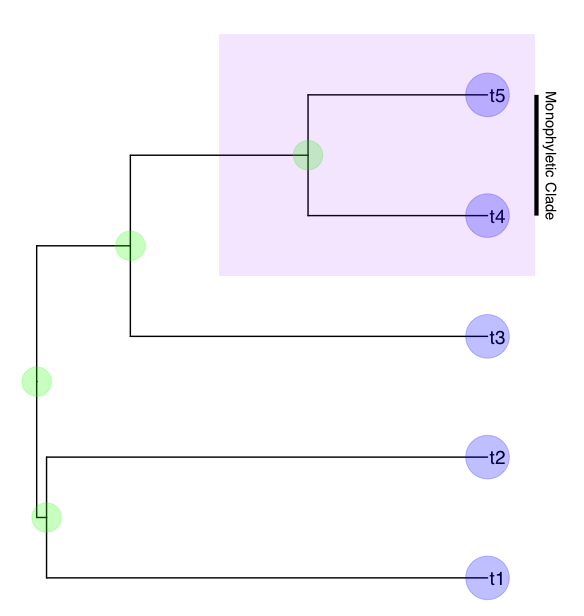

This figure's R source:
library(phytools)
library(ggtree)

tree <- pbtree(n=5)
ggplot(tree, aes(x, y)) + geom_tree() + theme_tree() + geom_tiplab(size=5) + geom_nodepoint(color="green", alpha=1/4, size=10) + geom_tippoint(color="blue", alpha=1/4, size=15) + geom_hilight(node=9, fill="purple", alpha = .1, extend = .12) +  geom_cladelabel(node=9, label="Monophyletic Clade", align=T, angle=270, hjust='center', barsize=1.5, offset = .1, offset.text = .025)
